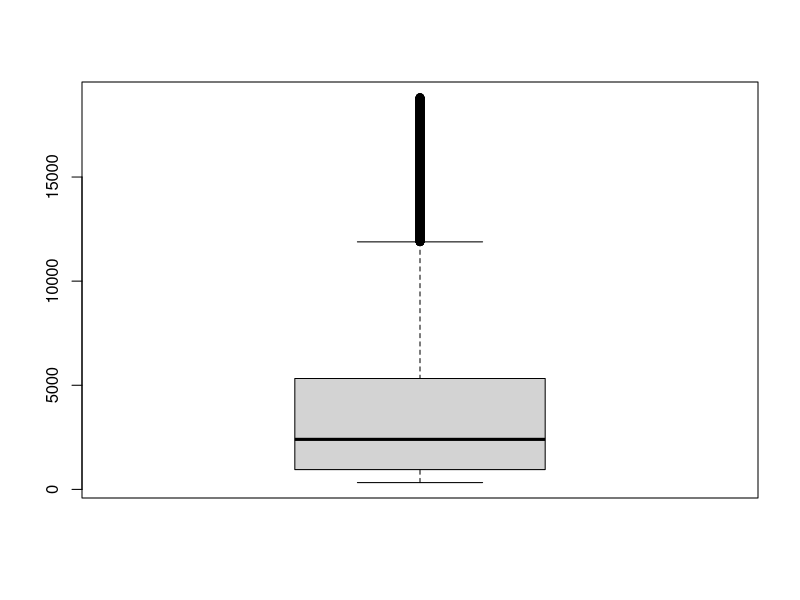
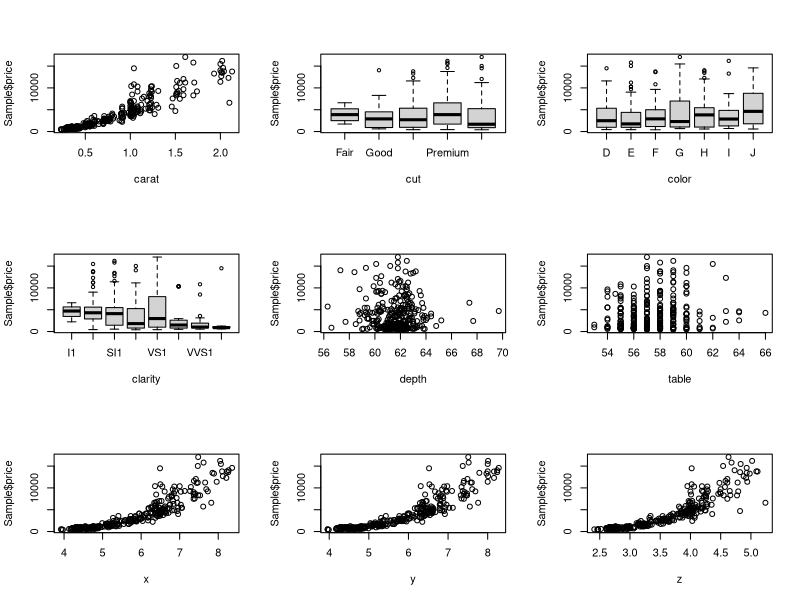

Source code (R) for these figures, in order: (Note: this script raises an error after producing the figures.)

library('ggplot2')
DF <- diamonds
str(DF)

# 관측치 중 일부만 담기 
Sample <- DF[sample(nrow(DF), 300),]
head(Sample)

# price의 boxplot
boxplot(DF$price)

# price와 관련된 그래프만 그리기
par(mfrow = c(3, 3))
plot(Sample$price ~., data = Sample)

tapply(DF$price, DF$cut, mean)

# caret, x, y, z의 산점도를 그리기
par(mfrow = c(2,2))
plot(DF$price ~ DF$carat+x+y+z)